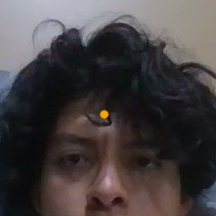
#> input picture scratch/test_crop.png, 216 x 216 px; its folder holds only this picture in this run
$ python -i utils_pdi.py   (imports and definitions only)   (older library calls are emulated)
#> lines starting #> are read from the running program, lines starting #| are printed output that depends on the picture; after the words box and inside, x2 and y2 are one past the last pixel; in counts of white or black regions, pixels touching at a corner belong together
#> further down, picture is the input picture: shape (216, 216, 3); mean B, G, R 65.8, 64.4, 69.9
"""
Módulo de Procesamiento Digital de Imágenes (PDI Clásico de Cátedra)
Proyecto Final - Inteligencia Artificial
Autores: Sebastián Ortiz (ID 0) & Ángel Ayuquina (ID 1)
Docente: Ing. Rubén Nogales
Universidad Técnica de Ambato - FISEI - Software
"""

import os
import cv2
import numpy as np


# [31 lines left out: functions cv2_imread_unicode, cv2_imwrite_unicode, not called in this run]


def descomponer_rgb_a_double(img_bgr: np.ndarray):
    """
    Convierte de BGR a RGB, separa explícitamente los planos espectrales R, G, B
    y calcula las versiones en precisión continua double [0.0, 1.0] junto con
    el canal de luminancia / escala de grises canónico.

    Ecuaciones de Cátedra:
        R_double = double(R) / 255.0
        G_double = double(G) / 255.0
        B_double = double(B) / 255.0
        I_gris_double(x, y) = 0.299 * R_double + 0.587 * G_double + 0.114 * B_double
    """
    img_rgb = cv2.cvtColor(img_bgr, cv2.COLOR_BGR2RGB)
    R_uint8 = img_rgb[:, :, 0]
    G_uint8 = img_rgb[:, :, 1]
    B_uint8 = img_rgb[:, :, 2]

    R_double = R_uint8.astype(np.float64) / 255.0
    G_double = G_uint8.astype(np.float64) / 255.0
    B_double = B_uint8.astype(np.float64) / 255.0

    gris_double = 0.299 * R_double + 0.587 * G_double + 0.114 * B_double
    gris_double = np.clip(gris_double, 0.0, 1.0)

    return {
        "img_rgb": img_rgb,
        "R_uint8": R_uint8,
        "G_uint8": G_uint8,
        "B_uint8": B_uint8,
        "R_double": R_double,
        "G_double": G_double,
        "B_double": B_double,
        "gris_double": gris_double,
    }


# [31 lines left out: function calcular_cuadrado_envolvente, not called in this run]


def imfill_holes(mascara_binaria: np.ndarray) -> np.ndarray:
    """
    Emulación algorítmica de imfill(BW, 'holes') de MATLAB usando cv2.floodFill.

    Ecuación de Cátedra:
        BW_rellena = BW U compl(Fondo_Externo)
    """
    # Asegurar máscara uint8 en {0, 255}
    if mascara_binaria.dtype != np.uint8:
        bw = (mascara_binaria > 0).astype(np.uint8) * 255
    else:
        bw = (mascara_binaria > 127).astype(np.uint8) * 255

    h, w = bw.shape
    # Agregar borde exterior de 1 píxel en 0 para que floodFill siempre inunde desde el exterior
    # incluso si la esquina (0,0) de la máscara original está encendida (255)
    padded = np.pad(bw, 1, mode="constant", constant_values=0)
    mask_ff = np.zeros((h + 4, w + 4), np.uint8)

    # Inundación desde el borde exterior garantizado en (0,0)
    cv2.floodFill(padded, mask_ff, (0, 0), 255)

    # Invertir el resultado de la inundación externa y recortar al tamaño original
    im_floodfill_inv = cv2.bitwise_not(padded[1:-1, 1:-1])

    # La unión lógica sella todas las cavidades internas
    bw_rellena = cv2.bitwise_or(bw, im_floodfill_inv)
    return bw_rellena


# [94 lines left out: functions extraer_codigo_freeman_8, extraer_regionprops_basico, reducir_por_mediana_bloque, not called in this run]


_MASCARA_ELIPTICA_64_CACHE = None
_MASCARA_ELIPTICA_64_BOOL = None
_CLAHE_CACHE = None


# [128 lines left out: functions obtener_mascara_eliptica_64, aplicar_mascara_eliptica_a_img64, normalizar_fotometria_elipse_64, preprocesar_ventana_64x64, calcular_nitidez_laplaciano, not called in this run]


def calcular_iou(caja_a, caja_b):
    """
    Calcula la intersección sobre la unión (IoU) entre dos cajas [x, y, w, h].
    """
    xa = max(caja_a[0], caja_b[0])
    ya = max(caja_a[1], caja_b[1])
    xb = min(caja_a[0] + caja_a[2], caja_b[0] + caja_b[2])
    yb = min(caja_a[1] + caja_a[3], caja_b[1] + caja_b[3])

    inter_w = max(0, xb - xa)
    inter_h = max(0, yb - ya)
    area_inter = inter_w * inter_h

    area_a = caja_a[2] * caja_a[3]
    area_b = caja_b[2] * caja_b[3]
    area_union = area_a + area_b - area_inter

    if area_union <= 0:
        return 0.0
    return float(area_inter) / float(area_union)


# [728 lines left out: functions extraer_ventanas_negativas_esquinas, obtener_rejilla_ventanas_geometrica, detectar_rostro_principal, localizar_y_recortar_rostro_o_ventana, analizar_morfologia_ventana_otsu, calcular_simetria_bilateral and 10 more, not called in this run]


def dividir_blob_compuesto_pdi(bbox: list, bw_piel: np.ndarray, profundidad: int = 0) -> list:
    """
    Divide un blob de piel anormalmente ancho (ej. dos o tres personas hombro con hombro)
    analizando los valles verticales de la proyección horizontal de píxeles de piel.
    Retorna una lista de sub-cajas [x, y, w, h] ajustadas a cada componente facial.
    """
    x, y, w, h = [int(v) for v in bbox]
    if w <= 12 or h <= 12 or profundidad >= 2:
        return [[x, y, w, h]]

    # Si la relación ancho/alto es normal para un solo rostro, no dividir
    if w <= int(h * 1.40):
        return [[x, y, w, h]]

    sub_mask = bw_piel[y : y + h, x : x + w]
    perfil_x = np.sum(sub_mask > 0, axis=0).astype(np.float64)
    if len(perfil_x) < 10:
        return [[x, y, w, h]]

    # Suavizado ligero del perfil horizontal
    k_s = np.ones(5, dtype=np.float64) / 5.0
    perfil_suave = np.convolve(perfil_x, k_s, mode="same")

    ini = max(2, int(w * 0.22))
    fin = min(w - 2, int(w * 0.78))
    if fin <= ini:
        return [[x, y, w, h]]

    rel_valle = int(np.argmin(perfil_suave[ini:fin])) + ini
    valle = float(perfil_suave[rel_valle])
    pico_izq = float(np.max(perfil_suave[:rel_valle])) if rel_valle > 0 else 0.0
    pico_der = float(np.max(perfil_suave[rel_valle:])) if rel_valle < w else 0.0
    pico_ref = min(pico_izq, pico_der)

    debe_dividir = (pico_ref > 1e-3 and valle < 0.68 * pico_ref) or (w > int(h * 1.95))
    if not debe_dividir:
        return [[x, y, w, h]]

    sub_cajas = []
    for (c0, c1) in [(0, rel_valle), (rel_valle, w)]:
        if (c1 - c0) < 10:
            continue
        trozo = sub_mask[:, c0:c1]
        ys, xs = np.nonzero(trozo > 0)
        if len(xs) < 40:
            continue
        nx = x + c0 + int(np.min(xs))
        ny = y + int(np.min(ys))
        nw = int(np.max(xs) - np.min(xs)) + 1
        nh = int(np.max(ys) - np.min(ys)) + 1
        if nw >= 10 and nh >= 10:
            sub_cajas.extend(dividir_blob_compuesto_pdi([nx, ny, nw, nh], bw_piel, profundidad + 1))

    return sub_cajas if sub_cajas else [[x, y, w, h]]


def proponer_ventanas_rostros_pdi(
    frame_bgr: np.ndarray,
    max_candidatos: int = 32,
    incluir_rejilla_respaldo: bool = True,
) -> list:
    """
    Generador Multi-Rostro 100% PDI Clásico (Sin clasificadores preentrenados):
    1. Segmentación cromática combinada de piel (YCrCb + RGB double con ganancia adaptativa)
       en resolución reducida (320x240) para máxima velocidad en CPU.
    2. Limpieza morfológica (Apertura + Cierre + imfill_holes) y extracción de TODAS las
       componentes conexas (connectedComponentsWithStats).
    3. Separación de blobs compuestos (personas juntas) mediante valles de proyección horizontal.
    4. Expansión anatómica al cuadrado envolvente de cabeza completa (coronilla/cabello a mentón)
       en 2-3 escalas locales para alinear exactamente con el dataset de entrenamiento 64x64.
    5. Rejilla ligera de respaldo multi-escala en caso de iluminación extrema o fondos cálidos.

    Retorna una lista de ventanas cuadradas candidatas [qx, qy, qlado, qlado].
    """
#> called with max_candidatos = 32, incluir_rejilla_respaldo = True
    H, W = frame_bgr.shape[:2]
    min_dim = min(H, W)
    lado_min = max(54, int(min_dim * 0.12))
    lado_max = int(min_dim * 0.72)

    propuestas = []

    def _agregar_si_nueva(caja_cand, umbral_dup=0.76):
        qx_c, qy_c, ql_c, _ = caja_cand
        if ql_c < lado_min or ql_c > min_dim:
            return
        for ex in propuestas:
            if calcular_iou(caja_cand, ex) >= umbral_dup:
                return
        propuestas.append([int(qx_c), int(qy_c), int(ql_c), int(ql_c)])

    if len(frame_bgr.shape) == 3:
        w_s, h_s = 320, 240
        sx = float(W) / float(w_s)
        sy = float(H) / float(h_s)
        small = cv2.resize(frame_bgr, (w_s, h_s), interpolation=cv2.INTER_AREA)

        # Canal A: Crominancia YCrCb en imagen original (preserva bordes limpios sin fusionar ropa cálida)
        pdi = descomponer_rgb_a_double(small)
#> in descomponer_rgb_a_double, `G_uint8 = img_rgb[:, :, 1]`:
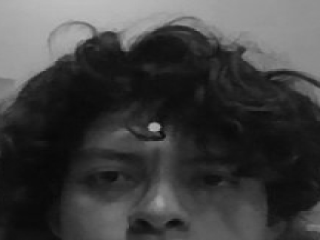
#> G_uint8: shape (240, 320); min 8, max 189, mean 64.4
#> pdi = 8 items
        R, G, B, gris = pdi["R_double"], pdi["G_double"], pdi["B_double"], pdi["gris_double"]
        p95 = float(np.percentile(gris, 95))
#> p95 = 0.67
        gain = float(np.clip(0.72 / max(p95, 0.10), 0.9, 3.2))
#> gain = 1.07

        ycrcb = cv2.cvtColor(small, cv2.COLOR_BGR2YCrCb)
        Y_c = ycrcb[:, :, 0]
        Cr = ycrcb[:, :, 1]
        Cb = ycrcb[:, :, 2]
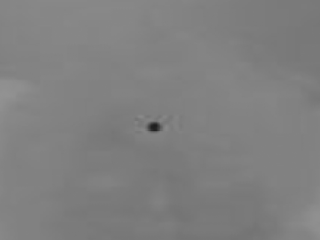
#> Cb: shape (240, 320); min 30, max 147, mean 127.7
        mask_ycrcb = (Y_c >= 20) & (Y_c <= 255) & (Cr >= 129) & (Cr <= 175) & (Cb >= 76) & (Cb <= 128)
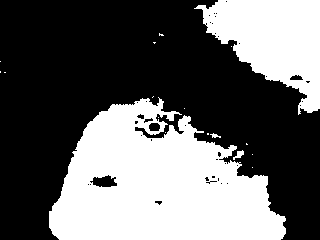
#> mask_ycrcb: shape (240, 320) bool; 39.9% white; 18 white regions (14 under 20 px), largest, box (x1, y1, x2, y2) and area: (49, 97, 286, 240) 22354, (194, 0, 320, 115) 8194, (233, 150, 244, 160) 52, (210, 133, 221, 138) 28

        # Canal B: Crominancia RGB double adaptativa (invariante a baja iluminación y tinte OV2640)
        R_n = np.clip(R * gain, 0.0, 1.0)
        G_n = np.clip(G * gain, 0.0, 1.0)
        B_n = np.clip(B * gain, 0.0, 1.0)
        gris_n = np.clip(gris * gain, 0.0, 1.0)
        no_rojo_cartel = ~((R_n > 0.55) & ((R_n - G_n) > 0.30) & (G_n < 0.36))
        mask_rgb = (
            (R_n > 0.16) & (G_n > 0.10) & (B_n > 0.05)
            & ((R_n - G_n) >= 0.010) & ((R_n - G_n) <= 0.36)
            & ((R_n - B_n) >= 0.045)
            & (gris_n > 0.14) & (gris_n <= 1.0)
            & no_rojo_cartel
        )

        bw_piel = ((mask_ycrcb & no_rojo_cartel) | (mask_rgb & (Cr >= 128) & (Cr <= 176) & (Cb <= 129))).astype(np.uint8) * 255

        # Limpieza morfológica: apertura separa dedos/ruido, cierre une ojos/lentes dentro de la cara
        k_open = cv2.getStructuringElement(cv2.MORPH_ELLIPSE, (3, 3))
        k_close = cv2.getStructuringElement(cv2.MORPH_ELLIPSE, (7, 7))
        bw_piel = cv2.morphologyEx(bw_piel, cv2.MORPH_OPEN, k_open, iterations=1)
        bw_piel = cv2.morphologyEx(bw_piel, cv2.MORPH_CLOSE, k_close, iterations=1)
        bw_piel = imfill_holes(bw_piel)

        mascaras_candidatas = [bw_piel]

        # Canal A2 (Separación de pared beige/madera): si bw_piel se fundió con un fondo claro/cálido
        # (>22% del fotograma), agregar una máscara de crominancia facial más selectiva (Cr - Cb >= 10)
        # que separa los rostros humanos reales sin que el fondo los absorba en un solo blob gigante.
        if float(np.mean(bw_piel > 0)) > 0.22:
            diff_cr_cb = Cr.astype(np.int16) - Cb.astype(np.int16)
            m_sep = (
                (Y_c >= 24) & (Y_c <= 248)
                & (Cr >= 131) & (Cr <= 175)
                & (Cb >= 76) & (Cb <= 125)
                & (diff_cr_cb >= 10)
                & no_rojo_cartel
            ).astype(np.uint8) * 255
            m_sep = cv2.morphologyEx(m_sep, cv2.MORPH_OPEN, k_open, iterations=1)
            m_sep = cv2.morphologyEx(m_sep, cv2.MORPH_CLOSE, k_close, iterations=1)
            m_sep = imfill_holes(m_sep)
#> in imfill_holes (call 2), `bw_rellena = cv2.bitwise_or(bw, im_floodfill_inv)`:
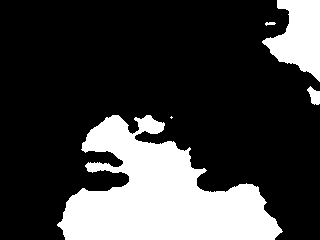
#> bw_rellena: shape (240, 320); 24.4% white; 5 white regions (1 under 20 px), largest, box (x1, y1, x2, y2) and area: (57, 115, 283, 240) 15727, (262, 0, 320, 82) 2853, (307, 86, 320, 105) 155, (265, 22, 276, 26) 30
            mascaras_candidatas.append(m_sep)

        # Canal B2 (Baja iluminación extrema, p95 < 0.35): YCrCb sobre imagen amplificada como canal adicional
        if p95 < 0.35:
            small_low = np.clip(small.astype(np.float32) * gain, 0, 255).astype(np.uint8)
            yc_low = cv2.cvtColor(small_low, cv2.COLOR_BGR2YCrCb)
            m_low = (
                (yc_low[:, :, 0] >= 25) & (yc_low[:, :, 0] <= 245)
                & (yc_low[:, :, 1] >= 134) & (yc_low[:, :, 1] <= 174)
                & (yc_low[:, :, 2] >= 78) & (yc_low[:, :, 2] <= 126)
                & no_rojo_cartel
            ).astype(np.uint8) * 255
            m_low = cv2.morphologyEx(m_low, cv2.MORPH_OPEN, k_open, iterations=1)
            m_low = cv2.morphologyEx(m_low, cv2.MORPH_CLOSE, k_close, iterations=1)
            m_low = imfill_holes(m_low)
            mascaras_candidatas.append(m_low)

        # Canal C: Compensación para sensor OV2640 (ESP32-CAM) bajo luz nocturna/pantalla con tinte verdoso (G >= R)
        if float(np.mean(G)) >= float(np.mean(R)) * 0.90:
            p75_izq = max(55.0, min(130.0, float(np.percentile(Y_c[:, : w_s // 2], 75))))
#> p75_izq = 108
            p75_der = max(55.0, min(130.0, float(np.percentile(Y_c[:, w_s // 2 :], 75))))
#> p75_der = 96
            umbral_y_loc = np.zeros_like(Y_c, dtype=np.float64)
            umbral_y_loc[:, : w_s // 2] = p75_izq
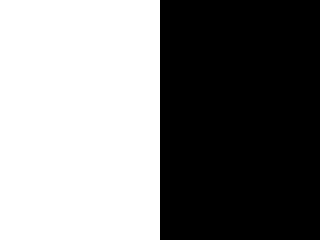
#> umbral_y_loc: shape (240, 320) float64; values 0 (black) and 108 (white), 50% white; 1 white region, box (x1, y1, x2, y2) and area: (0, 0, 160, 240) 38400
            umbral_y_loc[:, w_s // 2 :] = p75_der
            mask_ov2640 = (
                (Y_c >= umbral_y_loc) & (Y_c < 205)
                & (Cr >= 108) & (Cr <= 138)
                & (Cb >= 96) & (Cb <= 134)
                & (G >= R * 0.93)
                & no_rojo_cartel
            )
            bw_ov = mask_ov2640.astype(np.uint8) * 255
            bw_ov = cv2.morphologyEx(bw_ov, cv2.MORPH_OPEN, k_open, iterations=1)
            bw_ov = cv2.morphologyEx(bw_ov, cv2.MORPH_CLOSE, k_close, iterations=1)
            bw_ov = imfill_holes(bw_ov)
#> in imfill_holes (call 3), `padded = np.pad(bw, 1, mode="constant", constant_values=0)`:
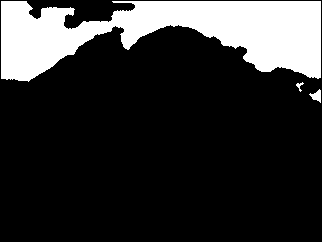
#> padded: shape (242, 322); 19.4% white; 3 white regions, box (x1, y1, x2, y2) and area: (1, 1, 321, 82) 15035, (309, 89, 321, 103) 87, (296, 82, 304, 92) 31
            mascaras_candidatas.append(bw_ov)

        # Canal D: Rostros sobreexpuestos / alta iluminación (cuando el sensor OV2640 satura la piel a blanco Y>=195)
        ycrcb_raw = cv2.cvtColor(small, cv2.COLOR_BGR2YCrCb)
        Y_raw = ycrcb_raw[:, :, 0]
        Cr_raw = ycrcb_raw[:, :, 1]
        Cb_raw = ycrcb_raw[:, :, 2]
        if float(np.mean(Y_raw >= 205)) >= 0.03:
            mask_brillante = (
                (Y_raw >= 195)
                & (Cr_raw >= 120) & (Cr_raw <= 156)
                & (Cb_raw >= 100) & (Cb_raw <= 136)
                & no_rojo_cartel
            )
            bw_bri = mask_brillante.astype(np.uint8) * 255
            bw_bri = cv2.morphologyEx(bw_bri, cv2.MORPH_OPEN, k_open, iterations=1)
            bw_bri = cv2.morphologyEx(bw_bri, cv2.MORPH_CLOSE, cv2.getStructuringElement(cv2.MORPH_ELLIPSE, (9, 9)), iterations=1)
            bw_bri = imfill_holes(bw_bri)
            mascaras_candidatas.append(bw_bri)

        area_min_s = 55  # ~16x16 en 320x240 -> detecta rostros incluso a 2.5 - 3 metros de distancia
        area_max_s = int(w_s * h_s * 0.34)
        sub_blobs = []

        for bw_cand in mascaras_candidatas:
            num_labels, _, stats, _ = cv2.connectedComponentsWithStats(bw_cand, connectivity=8)
            blobs_validos = []
            for lbl in range(1, num_labels):
                area = int(stats[lbl, cv2.CC_STAT_AREA])
                if area < area_min_s or area > area_max_s:
                    continue
                bx = int(stats[lbl, cv2.CC_STAT_LEFT])
                by = int(stats[lbl, cv2.CC_STAT_TOP])
                bw = int(stats[lbl, cv2.CC_STAT_WIDTH])
                bh = int(stats[lbl, cv2.CC_STAT_HEIGHT])
                if bw < 9 or bh < 11:
                    continue
                # Descartar puertas/paredes verticales de piso a techo o franjas horizontales de fondo
                if bh > int(h_s * 0.86) or bw > int(w_s * 0.72):
                    continue
                # Descartar solapas de chaqueta / manos pequeñas pegadas al borde inferior del fotograma
                cy_s = by + bh * 0.5
                if cy_s > (h_s * 0.84) and bh < (h_s * 0.24):
                    continue
                # Priorizar blobs con proporción facial humana (0.50 <= bw/bh <= 1.45) antes que paredes/puertas
                ar = float(bw) / float(max(1, bh))
                es_prop_facial = (0.48 <= ar <= 1.48) and (by > 2 or bh < int(h_s * 0.65))
                prioridad = (1 if es_prop_facial else 0, area)
                blobs_validos.append((prioridad, [bx, by, bw, bh]))

            blobs_validos.sort(key=lambda t: t[0], reverse=True)
            for _, bb in blobs_validos[:6]:
                sub_blobs.extend(dividir_blob_compuesto_pdi(bb, bw_cand))
#> this loop made 3 passes
#> num_labels on passes 1, 3: 4, 4
#> pass 2, in dividir_blob_compuesto_pdi (call 4), `sub_mask = bw_piel[y : y + h, x : x + w]`:
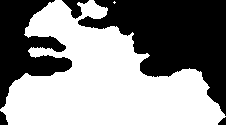
#> sub_mask: shape (125, 226); 55.7% white; 5 black regions, box (x1, y1, x2, y2) and area: (78, 0, 226, 116) 8345, (0, 0, 72, 109) 3822, (62, 0, 89, 19) 228, (0, 111, 8, 125) 81, (218, 117, 226, 125) 42
#> after the loop, sub_blobs = [[196, 0, 124, 113], [262, 0, 58, 82], [307, 86, 13, 19], [57, 115, 226, 125], [308, 88, 12, 14]]

        # Descartar paredes/fondos pegados al borde superior (by <= 2) antes de priorizar caras reales:
        # un rostro humano real tiene cabello/techo arriba y está flotando en la escena (by > 2).
        sub_blobs.sort(
            key=lambda b: (
                1 if (b[1] > 4 and b[2] >= 22 and b[3] >= 24 and 0.45 <= (float(b[2]) / max(1.0, float(b[3]))) <= 1.65) else 0,
                1 if (b[1] > 2) else 0,
                b[2] * b[3],
            ),
            reverse=True,
        )

        # Generar máximo 2 escalas por blob (en vez de 6) para garantizar que TODOS los blobs de
        # distintas personas (1, 2, 3 o 4 rostros en escena) alcancen a entrar dentro de limite_prop
        # en lugar de que 1 o 2 blobs gigantes de fondo consuman todo el cupo.
        variantes_blob = ((1.08, 0.48), (0.92, 0.49))
        limite_prop = (max_candidatos - 10) if incluir_rejilla_respaldo else max_candidatos

        for (sbx, sby, sbw, sbh) in sub_blobs[:16]:
            fx = sbx * sx
            fy = sby * sy
            fw = sbw * sx
            fh = sbh * sy

            # Acotar altura facial efectiva para abarcar rostro completo alineado con el dataset 64x64
            fh_eff = min(fh, fw * 1.38)
            lado_base = max(fw * 1.24, fh_eff * 1.14)
            lado_base = float(np.clip(lado_base, lado_min, lado_max))

            cx_f = fx + fw * 0.50

            # Anclaje anatómico superior (1 escala): cuando la piel continúa al cuello/camiseta (fh > fw)
            if fh > fw * 1.10:
                lado_c = int(np.clip(round(fw * 1.08), lado_min, lado_max))
                lado_c = (lado_c // 2) * 2
                cy_c = fy + lado_c * 0.47
                qx_c = int(np.clip(round(cx_f - lado_c / 2.0), 0, max(0, W - lado_c)))
                qy_c = int(np.clip(round(cy_c - lado_c / 2.0), 0, max(0, H - lado_c)))
                _agregar_si_nueva([qx_c, qy_c, lado_c, lado_c], umbral_dup=0.72)

            for sc, f_cy in variantes_blob:
                cy_f = fy + fh_eff * f_cy
                qlado = int(np.clip(round(lado_base * sc), lado_min, lado_max))
                qlado = (qlado // 2) * 2
                qx = int(np.clip(round(cx_f - qlado / 2.0), 0, max(0, W - qlado)))
                qy = int(np.clip(round(cy_f - qlado / 2.0), 0, max(0, H - qlado)))
                _agregar_si_nueva([qx, qy, qlado, qlado], umbral_dup=0.72)
                if len(propuestas) >= limite_prop:
                    break
            if len(propuestas) >= limite_prop:
                break
#> this loop made 5 passes
#> (sbx, sby, sbw, sbh, fx, fy, fw, fh) on passes 2 to 5: (307, 86, 13, 19, 207.2, 77.4, 8.78, 17.1), (308, 88, 12, 14, 207.9, 79.2, 8.1, 12.6), (196, 0, 124, 113, 132.3, 0, 83.7, 101.7), (262, 0, 58, 82, 176.9, 0, 39.15, 73.8)

    # Rejilla ligera de respaldo multi-distancia (cerca, media y lejos) en zonas sin propuesta de piel
    if incluir_rejilla_respaldo:
        for factor_l, fracs_x, fracs_y in [
            (0.41, [0.16, 0.50, 0.78], [0.56, 0.42]),
            (0.30, [0.16, 0.42, 0.72], [0.50]),
            (0.20, [0.22, 0.50, 0.78], [0.38]),
        ]:
            qlado = (int(min_dim * factor_l) // 2) * 2
            if qlado < lado_min or qlado > min_dim:
                continue
            for fx_r in fracs_x:
                for fy_r in fracs_y:
                    if len(propuestas) >= max_candidatos:
                        break
                    qx = int(np.clip(round(W * fx_r - qlado / 2.0), 0, max(0, W - qlado)))
                    qy = int(np.clip(round(H * fy_r - qlado / 2.0), 0, max(0, H - qlado)))
                    # Usar umbral_dup=0.62 para que una caja mal encuadrada contra el techo/pared
                    # nunca impida evaluar una ventana facial centrada en ese sector.
                    _agregar_si_nueva([qx, qy, qlado, qlado], umbral_dup=0.62)
#> this loop made 3 passes
#> (factor_l, fracs_x, fracs_y) on passes 2 to 3: (0.3, [0.16, 0.42, 0.72], [0.5]), (0.2, [0.22, 0.5, 0.78], [0.38])

    return propuestas[:max_candidatos]


class ScalerPreservandoVarianza:
    """
    Escalador que preserva la relación de autovalores de Eigenfaces:
    Divide el bloque Z por la desviación estándar de la primera componente Z[:, 0],
    preservando lambda_i / lambda_1, y estandariza con z-score únicamente las
    métricas PDI adicionales (MSE, simetría, ratio_hv, contraste).
    """
    # [24 lines left out: functions __init__, fit, transform, not called in this run]

    def fit_transform(self, F_mat):
        return self.fit(F_mat).transform(F_mat)


class BottleneckConvolucional2D:
    """
    Pirámide Jerárquica de Segunda Etapa (MaxPool 2x2 y 4x4) + Recorte de ROI Elíptica
    + Cuello de Botella Ortogonal (Convolutional Bottleneck) que preserva la relación
    espectral lambda_m / lambda_1 de los mapas de activación 2D:
      1. Elimina las celdas muertas en las esquinas exteriores de la máscara elíptica 16x16.
      2. Construye dos niveles adicionales de invarianza espacial (MaxPool 8x8 y MaxPool 4x4).
      3. Comprime las 1,888 activaciones jerárquicas a M=72 componentes convolucionales
         ortogonales, reduciendo los parámetros de la cabecera densa de ~149,500 a ~19,000.
    """
    # [46 lines left out: functions __init__, _construir_piramide_jerarquica, fit, transform, not called in this run]

    def fit_transform(self, F_conv: np.ndarray) -> np.ndarray:
        return self.fit(F_conv).transform(F_conv)

>>> import cv2
>>> picture = cv2.imread('../scratch/test_crop.png')
>>> result = proponer_ventanas_rostros_pdi(picture)
